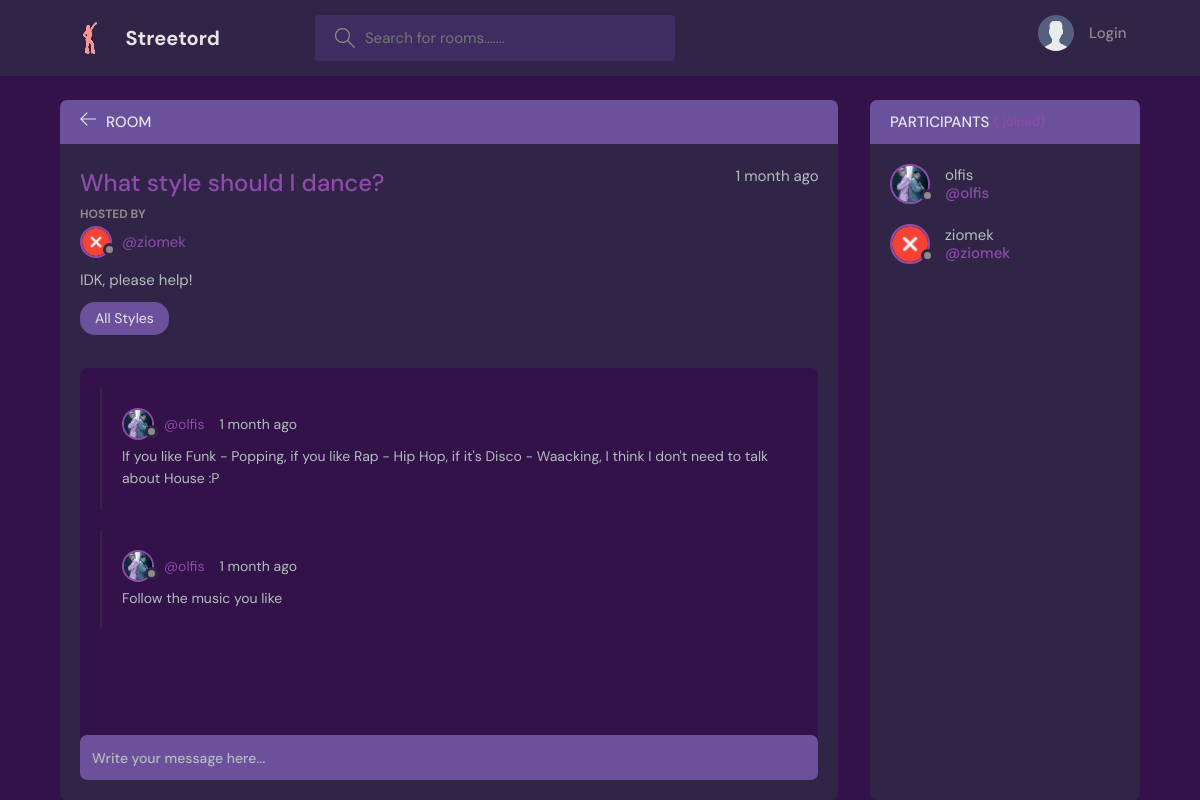
/room/2/, run on an earlier commit of the app's database.
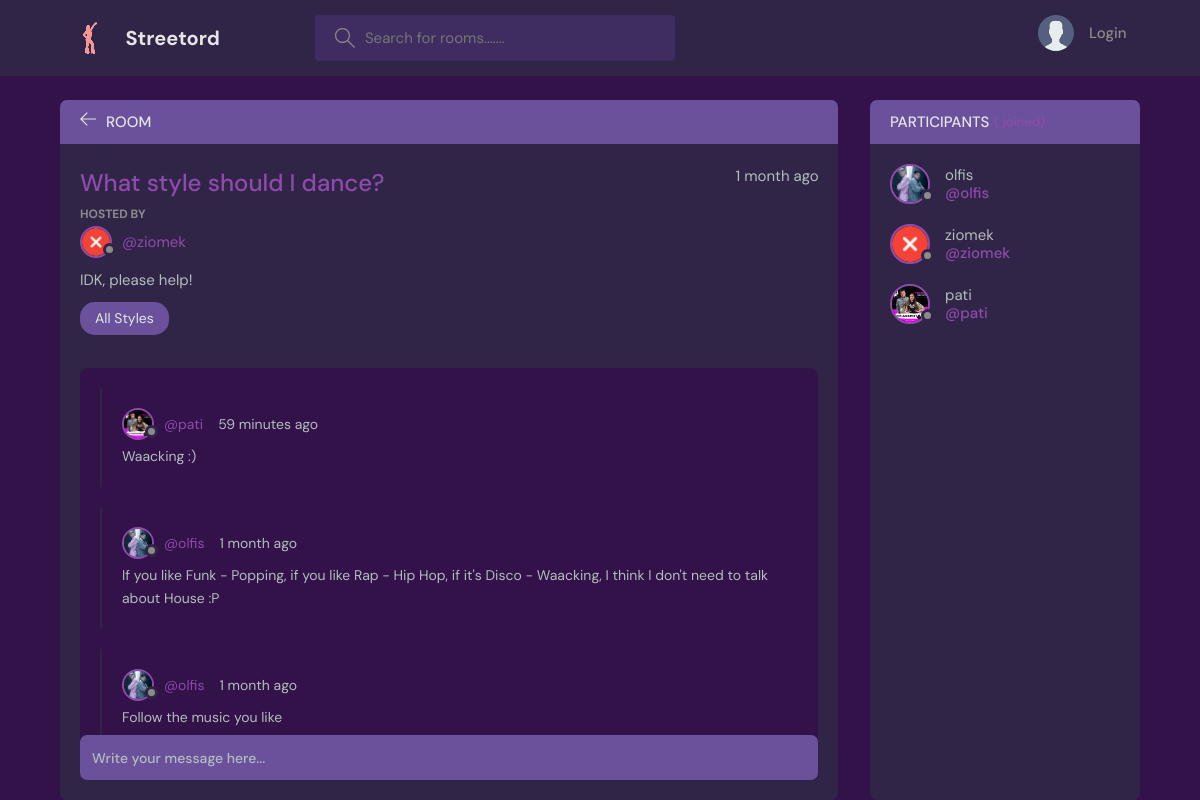
And on a later commit of the database.
### base/models.py (models this page shows, shortened)
class Message(models.Model):
    user = models.ForeignKey(User, on_delete=models.CASCADE)
    room = models.ForeignKey(Room, on_delete=models.CASCADE)
    body = models.TextField()
    updated = models.DateTimeField(auto_now=True)
    created = models.DateTimeField(auto_now_add=True)
    class Meta:
        ordering = ['-updated', '-created']

class User(AbstractUser):
    name = models.CharField(max_length=200, null=True)
    email = models.EmailField(null=True, unique=True)
    bio = models.TextField(null=True)
    avatar = models.ImageField(null=True, default="avatar.svg")
    USERNAME_FIELD = 'email'
    REQUIRED_FIELDS = []

### base/views.py (the view, shortened to what this page needs)
# urls.py: path('room/<str:pk>/', views.room, name="room"),
def room(request, pk):
    room = Room.objects.get(id=pk)
    room_messages = room.message_set.all().order_by('-created')
    participants = room.participants.all()
    context = {'room': room, 'room_messages': room_messages, 'participants': participants}
    return render(request, 'base/room.html', context)

### base/models.py (called while the page is built)
    def __str__(self):
        return self.name

### base/templates/base/room.html (shortened to what this page needs)
{% extends 'main.html' %}
{% block content %}
<main class="profile-page layout layout--2">
  <div class="container">
    <div class="room">
      <div class="room__top">
        <div class="room__topLeft">
          <a href="{% url 'home' %}">
            <svg version="1.1" xmlns="http://www.w3.org/2000/svg" width="32" height="32" viewBox="0 0 32 32">
              <title>arrow-left</title>
              <path d="M13.723 2.286l-13.723 13.714 13.719 13.714 1.616-1.611-10.96-10.96h27.625v-2.286h-27.625l10.965-10.965-1.616-1.607z">
              </path>
            </svg>
          </a>
          <h3>Room</h3>
        </div>
      </div>
      <div class="room__box scroll">
        <div class="room__header scroll">
          <div class="room__info">
            <h3>{{room.name}}</h3>
            <span>{{room.created|timesince}} ago</span>
          </div>
          <div class="room__hosted">
            <p>Hosted By</p>
            <a href="{% url 'user-profile' room.host.id %}" class="room__author">
              <div class="avatar avatar--small">
                <img src="{{room.host.avatar.url}}" />
              </div>
              <span>@{{room.host.username}}</span>
            </a>
          </div>
          <div class="room__details">
           {{room.description}}
          </div>
          <span class="room__topics">{{room.topic}}</span>
        </div>
        <div class="room__conversation">
          <div class="threads scroll">
            {% for message in room_messages %}
            <div class="thread">
              <div class="thread__top">
                <div class="thread__author">
                  <a href="{% url 'user-profile' message.user.id %}" class="thread__authorInfo">
                    <div class="avatar avatar--small">
                      <img src="{{message.user.avatar.url}}" />
                    </div>
                    <span>@{{message.user.username}}</span>
                  </a>
                  <span class="thread__date">{{message.created|timesince}} ago</span>
                </div>
              </div>
              <div class="thread__details">
               {{message.body}}
              </div>
            </div>
            {% endfor %}
          </div>
        </div>
      </div>
      <div class="room__message">
        <form action="" method="POST">
          <input name="body" placeholder="Write your message here..." />
        </form>
      </div>
    </div>
    <div class="participants">
      <h3 class="participants__top">Participants <span>({{participant.value}} joined)</span></h3>
      <div class="participants__list scroll">
        {% for user in participants %}
        <a href="{% url 'user-profile' user.id %}" class="participant">
          <div class="avatar avatar--medium">
            <img src="{{user.avatar.url}}" />
          </div>
          <p>
            {{user.username}}
            <span>@{{user.username}}</span>
          </p>
        </a>
        {% endfor %}
      </div>
    </div>
  </div>
</main>
{% endblock content %}

What changed in the data, as far as the page shows it:
added Message: user.avatar (picture), user.username "pati", created "59 minutes", body "Waacking :)"
now on this page (row edited): User: avatar (picture), username "pati"
